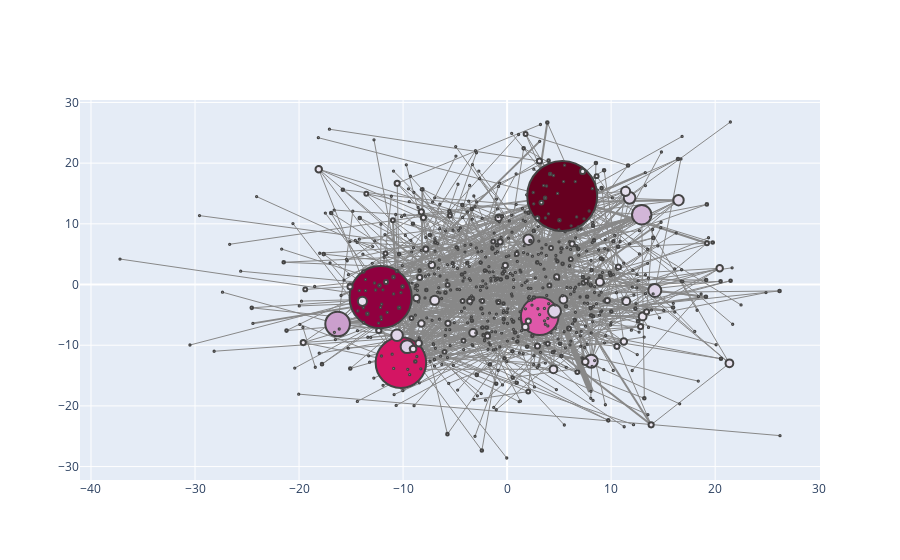

The cell this chart's notebook holds for it:
### Code cell
# degree_centrality plot for sampled data
configure_plotly_browser_state()
plotNetworkSizeColor(quoteGraph_sampled,degree_centrality_dict_sampled)
